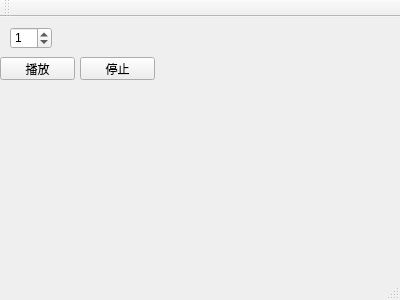
<?xml version="1.0" encoding="UTF-8"?>
<ui version="4.0">
 <class>MyMainWindow</class>
 <widget class="QMainWindow" name="MyMainWindow">
  <property name="geometry">
   <rect>
    <x>0</x>
    <y>0</y>
    <width>400</width>
    <height>300</height>
   </rect>
  </property>
  <property name="windowTitle">
   <string>MyMainWindow</string>
  </property>
  <widget class="QWidget" name="centralWidget">
   <widget class="QPushButton" name="pushButton">
    <property name="geometry">
     <rect>
      <x>0</x>
      <y>40</y>
      <width>75</width>
      <height>23</height>
     </rect>
    </property>
    <property name="text">
     <string>播放</string>
    </property>
   </widget>
   <widget class="QPushButton" name="pushButton_2">
    <property name="geometry">
     <rect>
      <x>80</x>
      <y>40</y>
      <width>75</width>
      <height>23</height>
     </rect>
    </property>
    <property name="text">
     <string>停止</string>
    </property>
   </widget>
   <widget class="QSpinBox" name="spinBox">
    <property name="geometry">
     <rect>
      <x>10</x>
      <y>10</y>
      <width>42</width>
      <height>22</height>
     </rect>
    </property>
    <property name="value">
     <number>1</number>
    </property>
   </widget>
  </widget>
  <widget class="QMenuBar" name="menuBar">
   <property name="geometry">
    <rect>
     <x>0</x>
     <y>0</y>
     <width>400</width>
     <height>23</height>
    </rect>
   </property>
  </widget>
  <widget class="QToolBar" name="mainToolBar">
   <attribute name="toolBarArea">
    <enum>TopToolBarArea</enum>
   </attribute>
   <attribute name="toolBarBreak">
    <bool>false</bool>
   </attribute>
  </widget>
  <widget class="QStatusBar" name="statusBar"/>
 </widget>
 <layoutdefault spacing="6" margin="11"/>
 <resources/>
 <connections/>
</ui>
